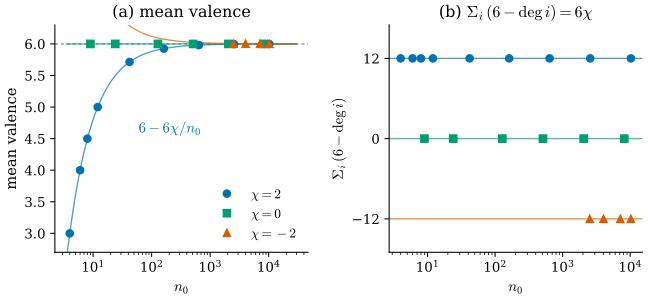

Write Python code to recreate this figure.
"""Figure 33.4.3: mean valence of closed simplicial surfaces (Section 33.4).

chi = 2: the tetrahedron, the octahedron, the triangulated cube (lib/ch33.py) and dgmesh.icosphere(level),
level = 0..5; chi = 0: dgmesh.torus_mesh(2, 0.8, nu, nv) for (nu, nv) = (3, 3), (4, 6), (8, 16), (16, 32),
(32, 64), (64, 128); chi = -2: dgmesh.genus2_mesh(h) for h = 0.2, 0.16, 0.12, 0.1.
(a) mean valence 2 n1 / n0 against n0 (log scale) with the curves 6 - 6 chi / n0;
(b) n0 (6 - mean valence) = sum_i (6 - deg i) against n0, which is exactly 6 chi (Proposition 33.4.23).
Self-check: every mesh is a closed simplicial surface (dgmesh.is_manifold, no boundary edge), 3 n2 = 2 n1, and
sum_i (6 - deg i) = 6 chi exactly (integers).

Run from the project root:
``PYTHONPATH=tools python3 chapters/33-combinatorial-surfaces/figures/fig-33-4-3-mean-valence.py``
"""

import pathlib
import sys

import dgmesh as dm

sys.path.insert(0, str(pathlib.Path(__file__).resolve().parents[1] / "lib"))
import ch33  # noqa: E402

import dgfig  # noqa: E402

dgfig.setup()

import matplotlib.pyplot as plt  # noqa: E402
import numpy as np  # noqa: E402

C = dgfig.COLORS
groups = {
    2: [ch33.tetrahedron()[1], ch33.octahedron()[1], ch33.cube_triangulated()[1]]
       + [dm.icosphere(lv)[1] for lv in range(6)],
    0: [dm.torus_mesh(2, 0.8, a, b)[1] for a, b in ((3, 3), (4, 6), (8, 16), (16, 32), (32, 64), (64, 128))],
    -2: [dm.genus2_mesh(h=h)[1] for h in (0.2, 0.16, 0.12, 0.1)],
}
style = {2: (C["tangent"], "o", r"$\chi = 2$"), 0: (C["third"], "s", r"$\chi = 0$"),
         -2: (C["normal"], "^", r"$\chi = -2$")}
fig, (axa, axb) = plt.subplots(1, 2, figsize=(6.8, 3.2))
xs = np.logspace(np.log10(3.5), np.log10(3e4), 200)
for chi, Fs in groups.items():
    col, mk, lab = style[chi]
    n0s, means, sums = [], [], []
    for F in Fs:
        n0, n1, n2 = dm.counts(F)
        assert n0 - n1 + n2 == chi and dm.is_manifold(F) and not dm.boundary_edges(F) and 3 * n2 == 2 * n1
        deg = np.bincount(dm.edges(F).ravel())
        assert deg.sum() == 2 * n1 and int(np.sum(6 - deg)) == 6 * chi
        n0s.append(n0)
        means.append(2 * n1 / n0)
        sums.append(int(np.sum(6 - deg)))
    axa.plot(xs, 6 - 6 * chi / xs, color=col, lw=1.0, alpha=0.7, zorder=1)
    axa.plot(n0s, means, mk, color=col, ms=5.5, label=lab, zorder=3)
    axb.axhline(6 * chi, color=col, lw=1.0, alpha=0.7, zorder=1)
    axb.plot(n0s, sums, mk, color=col, ms=5.5, label=lab, zorder=3)
axa.axhline(6, color=C["aux"], lw=0.8, ls=(0, (3, 2.5)), zorder=0)
axa.set_xscale("log")
axa.set_xlabel(r"$n_0$")
axa.set_ylabel("mean valence")
axa.set_ylim(2.7, 6.3)
axa.text(60, 4.6, r"$6 - 6\chi/n_0$", fontsize=11, color=C["tangent"])
axa.set_title("(a) mean valence", fontsize=12)
axa.legend(loc="lower right", frameon=False, fontsize=10)
axb.set_xscale("log")
axb.set_xlabel(r"$n_0$")
axb.set_ylabel(r"$\Sigma_i\,(6 - \deg i)$")
axb.set_ylim(-17, 17)
axb.set_yticks([-12, 0, 12])
axb.set_title(r"(b) $\Sigma_i\,(6 - \deg i) = 6\chi$", fontsize=12)
for ax in (axa, axb):
    ax.spines[["top", "right"]].set_visible(False)
fig.subplots_adjust(left=0.09, right=0.99, top=0.9, bottom=0.16, wspace=0.32)
dgfig.save(fig, __file__)
